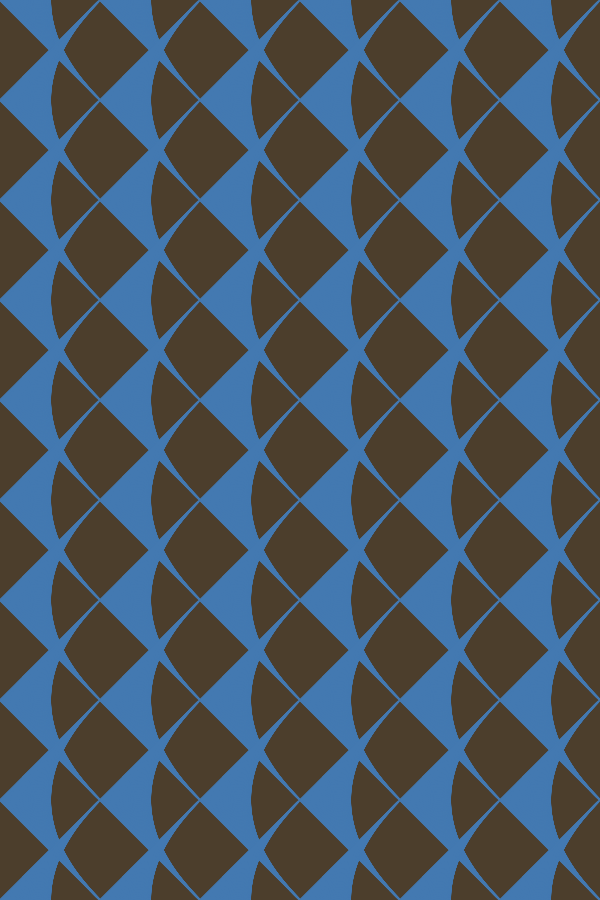
Frame 1 (no input)
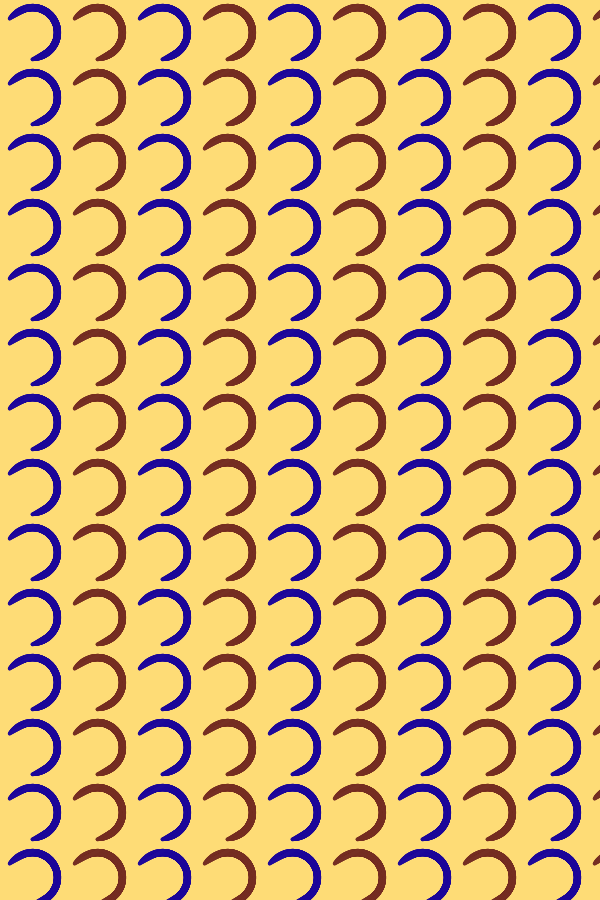
Frame 60 (no input)
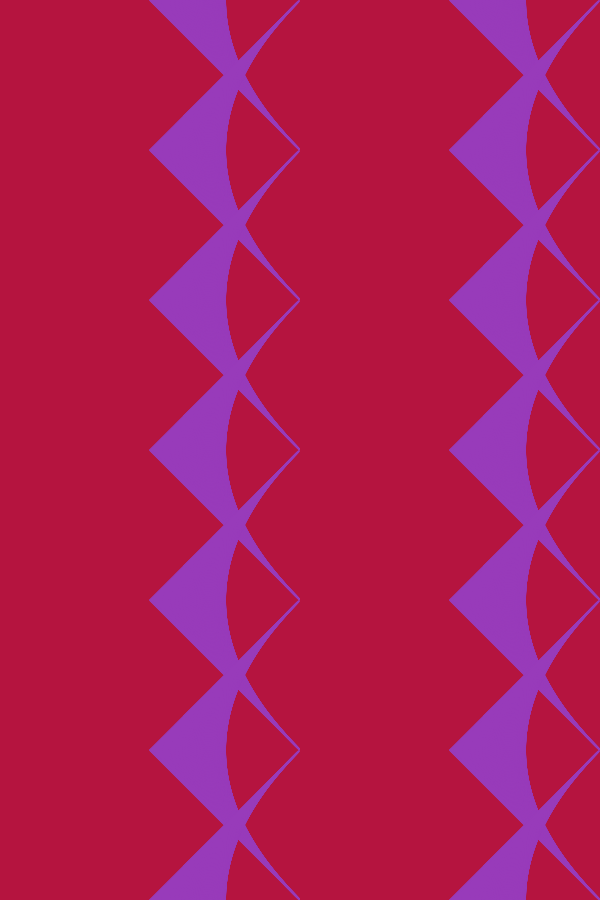
Frame 120 (the mouse pressed at the canvas centre since frame 60)

The p5.js sketch that drew these frames (run headless with seeded random() and noise() and a simulated clock; from frame 60 on, the mouse is pressed at the canvas centre):

// p5.js sketch
// ── sketch.js
var tiles = [];
var framecounter =0;
let randTiles = ['randombs','lop','pop','base',
'fancy','swirl','hexagon','doublecross','shadow','faderangle','swan','lux','hook'];

function setup() {
  createCanvas(600, 900);
  pixelDensity(1);
  angleMode(DEGREES);
  
  showThePattern();
}


function draw(){
  framecounter++;
  if(framecounter%30==0){
    showThePattern();
  }

}

function showThePattern(){

  background('#042a2b');
  var tilesize =random([65,74,100,150]);
  var patternw = random([2,3,3,4,7]);
  var patternh = random([1,1,2,3,5]);
  var occurrence = random([2,2,3,4,3,5]);
  let tobjs = createTileObjects();

  for (let i=0;i<=1+int(width);i+=patternw*tilesize){
    for (let j=0;j<=1+int(height);j+=patternh*tilesize){


      var somepat = new Pattern(patternw,patternh,tilesize,tobjs[0],tobjs[1],occurrence);
      somepat.show(i,j);
      // print(somepat);
  }

}

}

function createTileObjects(){

  let tobj1 = {
    style:random(randTiles),
    bg:color(random(255),random(255),random(255)),
    hc:color(random(255),random(255),random(255)),
  }
  let tobj2 = {
    style:random(randTiles),
    bg:color(random(255),random(255),random(255)),
    hc:color(random(255),random(255),random(255)),
  }


  if (random(1)>.4){ //samebackground
    tobj2.bg=tobj1.bg;
}
if (random(1)>.4){ //samehighlight
  tobj2.hc=tobj1.hc;
}

if (random(1)>.8){
  tobj2.bg=tobj1.hc;
  tobj2.hc=tobj1.bg;
}


return [tobj1,tobj2];

  
}

// ── pattern.js
class Pattern{
    constructor(w,h,tilesize,t1obj,t2obj,occurencerate=2){
        this.w =w;
        this.h=h;
        this.scalar = tilesize;
        this.myTiles = [];
        

         this.t1=t1obj.style;
         this.t2=t2obj.style;
         
         this.t1bg =t1obj.bg;
         this.t1hc = t1obj.hc;

         this.t2bg =t2obj.bg;
         this.t2hc = t2obj.hc;




        this.createTiles(occurencerate);

    }
    createTiles(maintyle,secondtile,occurencerate=2){
        var totaltiles = this.w*this.h;
        this.myTiles=[];



        let alternating = true;
        if (alternating){
            for (let i=0; i < totaltiles; i++){
                let newtile = new Tile(this.t1);
                newtile.bgcolor = this.t1bg;
                newtile.hightlightcolor = this.t1hc;
                if (i%occurencerate==0){
                    newtile = new Tile(this.t2);
                    newtile.bgcolor = this.t2bg;
                    newtile.hightlightcolor = this.t2hc;
                }
                this.myTiles.push(newtile);

            }
        }

    }
    show (x,y){
        for (let i=0;i<this.w;i++){
            for (let j=0; j<this.h;j++){
                var curdex = i+j*this.w;
                this.myTiles[curdex].show(x+i*this.scalar,y+j*this.scalar,this.scalar);
            }
        }

    }
}
// ── tile.js
class Tile{
    constructor(tiletype='base'){
        this.p = tiletype;
        this.backupcolor = 'red';
        if (tiletype=='base')
        {
            this.hightlightcolor ='#fe938c' ;
            this.bgcolor ='#042a2b' ;
        }
        else if (tiletype=="fancy"){
            this.hightlightcolor ='#fe23ac' ;
            this.bgcolor ='#42a55b' ;
        }
        else if (tiletype=="faderangle"){
            this.hightlightcolor ='orange' ;
            this.bgcolor ='#ffffff' ;
        }
        else if (tiletype=="swan"){
            this.hightlightcolor ='orange' ;
            this.bgcolor ='#ffffff' ;
        }
        else if (tiletype=="lux"){
            this.hightlightcolor ='white' ;
            this.bgcolor ='lime' ;
        }
        else if (tiletype=="shadow"){
            this.hightlightcolor ='grey' ;
            this.bgcolor ='grey' ;
        }
        else if (tiletype=="swirl"){
            
            this.hightlightcolor ='red' ;
            this.bgcolor ='#42a55b';
            // print('come here',this);
        }
        else if (tiletype=="hexagon"){
            this.hightlightcolor ='blue' ;
            this.bgcolor ='white' ;
        }
        else if (tiletype=="pop"){
            this.hightlightcolor ='blue' ;
            this.bgcolor ='darkblue' ;
        }
        else if (tiletype=="doublecross"){
            this.hightlightcolor ='blue' ;
            this.bgcolor ='darkblue' ;
        }
        else if (tiletype=="hook"){
            this.hightlightcolor ='blue' ;
            this.bgcolor ='darkblue' ;
        }
        else if (tiletype=="lop"){
            this.hightlightcolor ='blue' ;
            this.bgcolor ='darkblue' ;
        }

    }
    show(x,y,scalar)
    {
        strokeWeight(2);
        // print(x,y,this);
        fill(this.bgcolor);
        noStroke();
        // stroke('lime');

        rect(x,y,scalar,scalar);
        if (this.p=='swan'){
            for (let i=0;i<scalar;i++){
                stroke(this.hightlightcolor);
                line(x+i,y-i,x+scalar-i,y+scalar-i);
            }
        }
        else if (this.p=='faderangle'){
            for (let i=0;i<scalar;i++){
                let newcolor = lerpColor(color(this.hightlightcolor),color(255),map(i*i,0,scalar*scalar,0,1));
                stroke(newcolor);
                line(x+i,y,x+scalar,y+scalar-i);
                line(x-i,y,x+scalar,y+scalar+i);
            }
        }
        else if(this.p=='lux'){
            // print('a');
            this.bevelme(x,y,scalar,1,'black',true,false);
        }
        else if(this.p=='shadow'){
            // print('a');
            this.bevelme(x,y,scalar,1,'white',false,true);
        }

        else if(this.p=='swirl'){
            // print('a');
            let initx = x+scalar/2;
            let inity = y + scalar/2;
            for (let i=0;i<360;i+=90){
                let r = scalar/5;

                stroke('black');
                strokeWeight(scalar/4.5);
                point(initx + sin(i)*r,inity + cos(i)*r);
                stroke(this.hightlightcolor);
                point(initx + sin(i)*r-2,inity + cos(i)*r-2);
     
           

            }
            let inof = 3;
            

            this.bevelme(x,y,scalar,sqrt(scalar)/2,color(233),false,true);
            this.bevelme(x,y,scalar,sqrt(scalar)/2,color(17),true,false);
        }
        else if(this.p=='doublecross'){
            // print('a');
            let initx = x+scalar/2;
            let inity = y + scalar/2;
            for (let i=0;i<360;i+=60){
                let r = scalar/2.5;
                stroke(this.hightlightcolor);
                strokeWeight(scalar/18);
                point(initx + sin(i)*r,inity + cos(i)*r);
                let voff=170;
                line(initx + sin(i)*r,inity + cos(i)*r,initx + sin(i+voff)*r,inity + cos(i+voff)*r);
            }
            this.bevelme(x,y,scalar,sqrt(scalar)/2,color(233),false,true);
            this.bevelme(x,y,scalar,sqrt(scalar)/2,color(17),true,false);
        }
        else if(this.p=='hexagon'){
            // print('a');
            let initx = x+scalar/2;
            let inity = y + scalar/2;
            for (let i=0;i<360;i+=60){
                let r = scalar/2;
                stroke(this.hightlightcolor);
                strokeWeight(scalar/18);
                point(initx + sin(i)*r,inity + cos(i)*r);
                let voff=60;
                line(initx + sin(i)*r,inity + cos(i)*r,initx + sin(i+voff)*r,inity + cos(i+voff)*r);
            }
            // this.bevelme(x,y,scalar,sqrt(scalar)/2,color(233),false,false);
            // this.bevelme(x,y,scalar,sqrt(scalar)/2,color(17),true,false);
        }
        else if(this.p=='hook'){
            // print('a');
            let initx = x+scalar/2;
            let inity = y + scalar/2;
            for (let i=0;i<180;i+=1){
                let r = scalar/2.43;
                stroke(this.hightlightcolor);
                strokeWeight(scalar/18);
                point(initx + sin(i)*r,inity + cos(i)*r);
                let voff=60;
                line(initx + sin(i)*r,inity + cos(i)*r,initx + sin(i+voff)*r,inity + cos(i+voff)*r);
            }
            // this.bevelme(x,y,scalar,sqrt(scalar)/2,color(233),false,false);
            // this.bevelme(x,y,scalar,sqrt(scalar)/2,color(17),true,false);
        }
        else if(this.p=='lop'){
            // print('a');
            let initx = x+scalar/2;
            let inity = y + scalar/2;
            for (let i=0;i<180;i+=60){
                let r = scalar/2;
                stroke(this.hightlightcolor);
                strokeWeight(scalar/18);
                point(initx + sin(i)*r,inity + cos(i)*r);
                let voff=60;
                line(initx + sin(i)*r,inity + cos(i)*r,initx + sin(i+voff)*r,inity + cos(i+voff)*r);
            }
            // this.bevelme(x,y,scalar,sqrt(scalar)/2,color(233),false,false);
            // this.bevelme(x,y,scalar,sqrt(scalar)/2,color(17),true,false);
        }

        else if(this.p=='pop'){

            let inof = 3;
            this.bevelme(x+inof,y+inof,scalar-inof**2,50,color(244,105),false,true);

            this.bevelme(x,y,scalar,sqrt(scalar),color(0,105),false,true);
            this.bevelme(x,y,scalar,sqrt(scalar),color(255,105),true,false);
        }
        

    
        
    }
    bevelme(x,y,scalar,bars=5,primcolor = 'white',fadeTop=true,fadebottom=true){
        strokeWeight(1);

        let coverageint = int(scalar*1);
        // let bars = sqrt(scalar)/2;
    
        for (let i=0;i<bars;i++){
            let lerpa = map(i,0,bars-1,0,1);

            if (fadeTop)
            {
                let curcolor = lerpColor(color(primcolor),color(this.bgcolor),lerpa);
                stroke(curcolor);
                line(x+i,y+i,x+i,y+scalar-i*2);
                
                line(x+i,y+i,x+scalar-i*2,y+i);
            }
            if (fadebottom){
                let curcolor2 = lerpColor(color(primcolor),color(this.bgcolor),lerpa);
                stroke(curcolor2);
                line(x+i,y+scalar-i,x+scalar-i-1,y+scalar-i-1);

                line(x+scalar-i,y+i,x+scalar-i-1,y+scalar-i-1);
                
                // line(x+i,y+i,x+scalar-i*2,y+i);
            }

        }

    }
}
